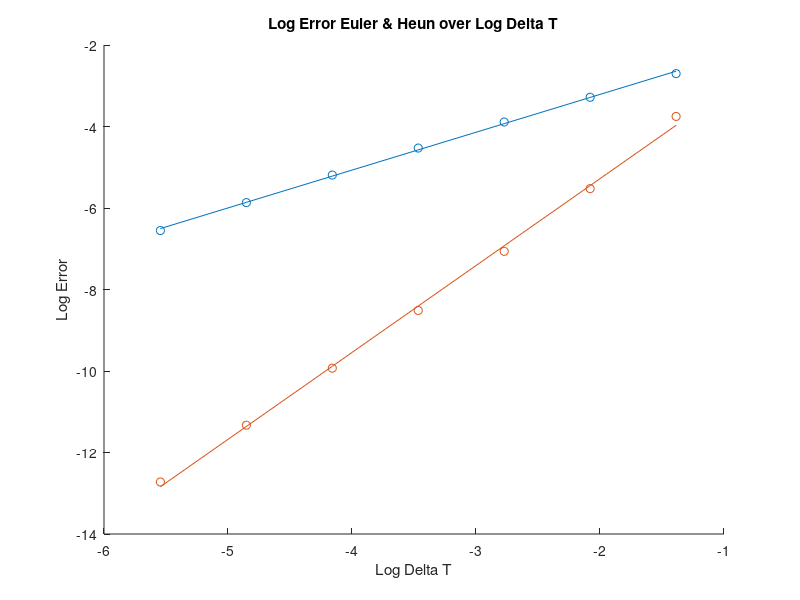

Source code (MATLAB): (Note: this script raises an error after producing the figure.)
clear

% QUESTION 1 PART A

% Define the ODE
dy = @(y,t) -3*y(t)*sin(t);
% Define the analytical so  lution
y_true = @(t) pi()*exp(3*(cos(t)-1))/sqrt(2);

% Forward Euler Implementation
yFE = zeros(7,10000);
Y = zeros(7,10000);
err = zeros(1,7);
yFE(1:7) = pi/sqrt(2);
Y(1:7) = y_true(0);
del_t = zeros(1,7);

% Heun Method Implementation
yH = zeros(7, 10000);
errh = zeros(1,7);
yH(1:7) = pi/sqrt(2);
fH = @(t,y) -3*y*sin(t);

i = 1;
while i+1 <= 8
    t_vals = 0:2^-(i+1):5;
    del_t(i) = 2^-(i+1);
    j = 1;
    for t_val = t_vals
        yFE(i,j+1) = yFE(i,j) + del_t(i)*-3*yFE(i,j)*sin(t_val);
        yH(i,j+1) = yH(i,j) + del_t(i)/2*(-3*yH(i,j)*sin(t_val) + -3*(yH(i,j)+del_t(i)*-3*yH(i,j)*sin(t_val))*sin(t_val+del_t(i)));
        %yH(i,j+1) = yH(i,j) + del_t(i)/2*(-3*yH(i,j)*sin(t_vals(j)) + f(t_vals(j+1),yH(i,j)+del_t(i)*-3*yH(i,j)*sin(t_vals(j))));
        Y(i,j) = y_true(t_val);
        j = j + 1;
    end
    j = length(t_vals);
    % calculate error for the given t_val
    err(i) = mean(abs(Y(i,1:j) - yFE(i,1:j)));
    errh(i) = mean(abs(Y(i,1:j) - yH(i,1:j)));
    i = i + 1; 
    
end

% save the output to a column vector
sol = transpose(yFE(7,1:j));
solh = transpose(yH(7,1:j));

% output 2e-8 step yFE & yH to A1.dat & A4.dat files
save A1.dat sol -ascii
save A4.dat solh -ascii

% output error values for all steps to A2.dat
save A2.dat err -ascii
save A5.dat errh -ascii

scatter(log(del_t), log(err))

p = polyfit(log(del_t), log(err),1);
slope = p(1);   
p_data = polyval(p, log(del_t));
hold on 
plot(log(del_t), p_data)

% output linear polyfit slope to A3.dat
save A3.dat slope -ascii

% QUESTION 1 PART B
hold on
scatter(log(del_t), log(errh))
title('Log Error Euler & Heun over Log Delta T')     
xlabel('Log Delta T')
ylabel('Log Error')

p = polyfit(log(del_t), log(errh),1);
slopeh = p(1);   
p_data = polyval(p, log(del_t));
hold on 
plot(log(del_t), p_data)

% output linear polyfit slope to A3.dat
save A6.dat slopeh -ascii

% QUESTION 2

eps = .1;
t_vals = 0:.5:32;
[t,y] = ode45(@(t,y) vanderpol(t,y,eps),t_vals,[sqrt(3); 1]);
hold on
plot(t,y(:,1),'-o',t,y(:,2),'-o')
title("Solution of van der Pol Equation (\epsilon ="+ eps+") with ODE45");
xlabel('Time t');
ylabel('Solution y');
legend('y_1','y_2')

eps = 1;
[t,yy] = ode45(@(t,yy) vanderpol(t,yy,eps),t_vals,[sqrt(3); 1]);
hold on
plot(t,yy(:,1),'-o',t,yy(:,2),'-o')
title("Solution of van der Pol Equation (\epsilon ="+ eps+") with ODE45");
xlabel('Time t');
ylabel('Solution y');
legend('y_1','y_2')

eps = 20;
[t,yyy] = ode45(@(t,yyy) vanderpol(t,yyy,eps),t_vals,[sqrt(3); 1]);
hold on
plot(t,yyy(:,1),'-o',t,yyy(:,2),'-o')
title("Solution of van der Pol Equation (\epsilon ="+ eps+") with ODE45");
xlabel('Time t');
ylabel('Solution y');
legend('y_1','y_2')

solution = [y(:,1) yy(:,1) yyy(:,1)];

% output linear polyfit slope to A8.dat
save A7.dat solution -ascii


% QUESTION 2 PART B 

eps = 1;
tspan = [0 32];
y0 = [2 ; pi^2];
TOLS = logspace(-4,-10,7);
del_t = zeros(1,length(TOLS));

i = 1;
for TOL = TOLS
    options = odeset('AbsTol',TOL,'RelTol',TOL); 
    [T,Y] = ode45(@(t,y) vanderpol(t,y,eps),tspan,y0,options);
    del_t(i) = mean(diff(T));
    i = i+1;
end 

scatter(log(del_t), log(TOLS))
xlabel('Log Delta t')
ylabel('Log Tolerance')

p = polyfit(log(del_t), log(TOLS), 1);
sol = p(1);

% output linear polyfit slope to A8.dat
save A8.dat sol -ascii

%ODE 23 SOLUTION

del_t = zeros(1,length(TOLS));

i = 1;
for TOL = TOLS
    options = odeset('AbsTol',TOL,'RelTol',TOL); 
    [T,Y] = ode23(@(t,y) vanderpol(t,y,eps),tspan,y0,options);
    del_t(i) = mean(diff(T));
    i = i+1;
end 

scatter(log(del_t), log(TOLS))
xlabel('Log Delta t')
ylabel('Log Tolerance')

p = polyfit(log(del_t), log(TOLS), 1);
sol = p(1);

% output linear polyfit slope to A9.dat
save A9.dat sol -ascii

% ODE 113 SOLUTION

del_t = zeros(1,length(TOLS));

i = 1;
for TOL = TOLS
    options = odeset('AbsTol',TOL,'RelTol',TOL); 
    [T,Y] = ode113(@(t,y) vanderpol(t,y,eps),tspan,y0,options);
    del_t(i) = mean(diff(T));
    i = i+1;
end 

scatter(log(del_t), log(TOLS))
xlabel('Log Delta t')
ylabel('Log Tolerance')

p = polyfit(log(del_t), log(TOLS), 1);
sol = p(1);

% output linear polyfit slope to A10.dat
save A10.dat sol -ascii




